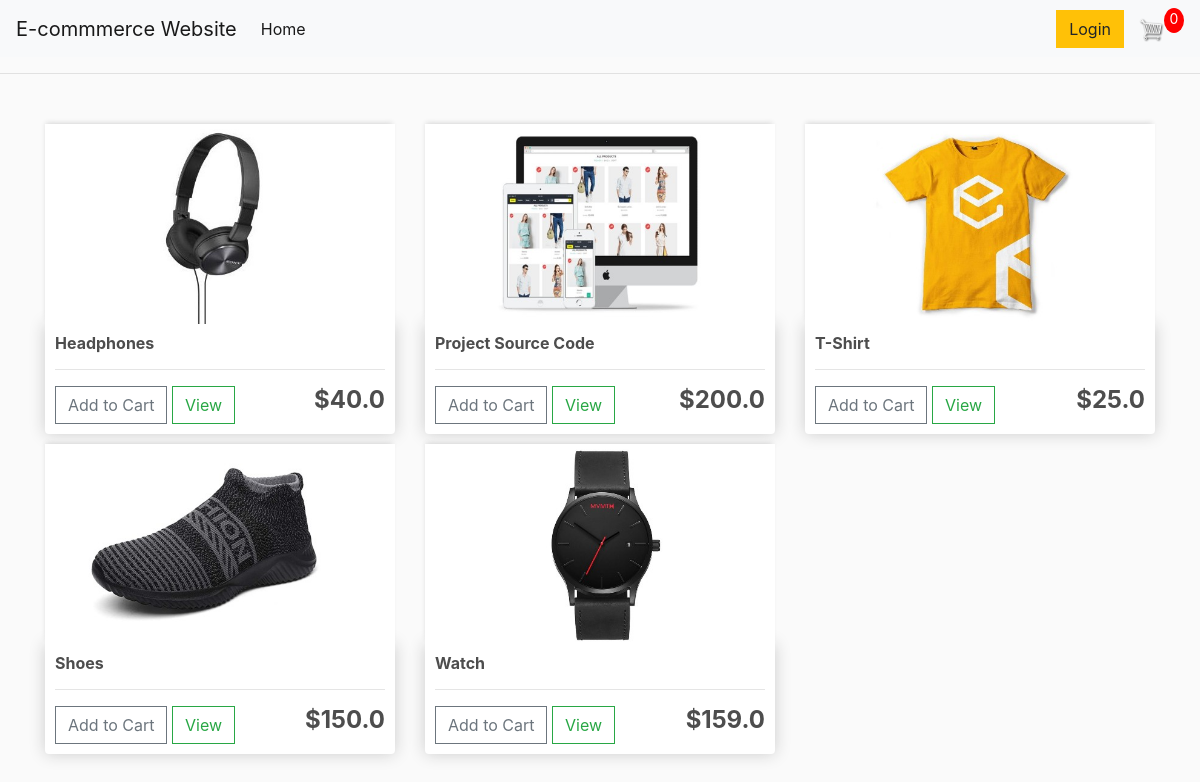
The page / on the database its author committed.
### store/models.py (models this page shows, shortened)
class Product(models.Model):
	name = models.CharField(max_length=200)
	price = models.FloatField()
	digital = models.BooleanField(default=False,null=True, blank=True)
	image = models.ImageField(null=True, blank=True)
	@property
	def imageURL(self):
		try:
			url = self.image.url
		except:
			url = ''
		return url

### store/views.py (the view)
# urls.py: path('', include('store.urls')),
def store(request):
	data = cartData(request)
	cartItems = data['cartItems']
	order = data['order']
	items = data['items']
	products = Product.objects.all()
	context = {'products':products, 'cartItems':cartItems}
	return render(request, 'store/store.html', context)

### store/utils.py (called while the page is built, shortened)
def cookieCart(request):
	try:
		cart = json.loads(request.COOKIES['cart'])
	except:
		cart = {}
		print('CART:', cart)
	items = []
	order = {'get_cart_total':0, 'get_cart_items':0, 'shipping':False}
	cartItems = order['get_cart_items']
	return {'cartItems':cartItems ,'order':order, 'items':items}

def cartData(request):
	if request.user.is_authenticated:
		customer = request.user.customer
		order, created = Order.objects.get_or_create(customer=customer, complete=False)
		items = order.orderitem_set.all()
		cartItems = order.get_cart_items
	else:
		cookieData = cookieCart(request)
		cartItems = cookieData['cartItems']
		order = cookieData['order']
		items = cookieData['items']
	return {'cartItems':cartItems ,'order':order, 'items':items}

### store/templates/store/store.html
{% extends 'store/main.html' %}
{% load static %}
{% block content %}
	<div class="row">
		{% for product in products %}
		<div class="col-lg-4">
			<img class="thumbnail" src="{{product.imageURL}}">
			<div class="box-element product">
				<h6><strong>{{product.name}}</strong></h6>
				<hr>
				<button data-product="{{product.id}}" data-action="add" class="btn btn-outline-secondary add-btn update-cart">Add to Cart</button>
				<a class="btn btn-outline-success" href="#">View</a>
				<h4 style="display: inline-block; float: right"><strong>${{product.price}}</strong></h4>
			</div>
		</div>
		{% endfor %}
	</div>
{% endblock content %}

### store/templates/store/main.html (shortened to what this page needs)
<!DOCTYPE html>
{% load static %}
<html>
<head>
	<link rel="stylesheet" href="https://stackpath.bootstrapcdn.com/bootstrap/4.4.1/css/bootstrap.min.css">
	<link rel="stylesheet" type="text/css" href="{% static 'css/main.css' %}">
</head>
<body>
	<nav class="navbar navbar-expand-lg navbar-light bg-light">
  <a class="navbar-brand" href="{% url 'store' %}">E-commmerce Website</a>
  <div class="collapse navbar-collapse" id="navbarSupportedContent">
    <ul class="navbar-nav mr-auto">
      <li class="nav-item active">
        <a class="nav-link" href="{% url 'store' %}">Home <span class="sr-only">(current)</span></a>
      </li>
    </ul>
	<div class="form-inline my-2 my-lg-0">
     	<a href="#"class="btn btn-warning">Login</a>
     	<a href="{% url 'cart' %}">
    		<img  id="cart-icon" src="{% static 'images/cart.png' %}">
    	</a>
    	<p id="cart-total">{{cartItems}}</p>
    </div>
  </div>
</nav>
	    <hr>
	     <div class="container">
	            <br>
	            {% block content %}
	             {% endblock content %}
	     </div>
</body>
</html>

### static/css/main.css (style rules this page uses)
body { background-color: hsl(0, 0%, 98%); }
h1,h2,h3,h4,h5,h6 { color:hsl(0, 0%, 30%); }
.box-element { box-shadow:hsl(0, 0%, 80%) 0 0 16px; background-color: #fff; border-radius: 4px; padding: 10px; }
.thumbnail { width: 100%; height: 200px; -webkit-box-shadow: -1px -3px 5px -2px rgba(214,214,214,1); -moz-box-shadow: -1px -3px 5px -2px rgba(214,214,214,1); box-shadow: -1px -3px 5px -2px rgba(214,214,214,1); }
.product { border-radius: 0 0 4px 4px; }
#cart-icon { width:25px; display: inline-block; margin-left: 15px; }
#cart-total { display: block; text-align: center; color:#fff; background-color: red; width: 20px; height: 25px; border-radius: 50%; font-size: 14px; }
.col-lg-4, .col-lg-6, .col-lg-8, .col-lg-12 { margin-top: 10px; }
.btn { border-radius: 0; }

### rows shown on the page
Product: imageURL (picture), name "Headphones", price "40.0"
Product: imageURL (picture), name "Project Source Code", price "200.0"
Product: imageURL (picture), name "T-Shirt", price "25.0"
Product: imageURL (picture), name "Shoes", price "150.0"
Product: imageURL (picture), name "Watch", price "159.0"

### other values the page prints
{{ cartItems }} "0"
